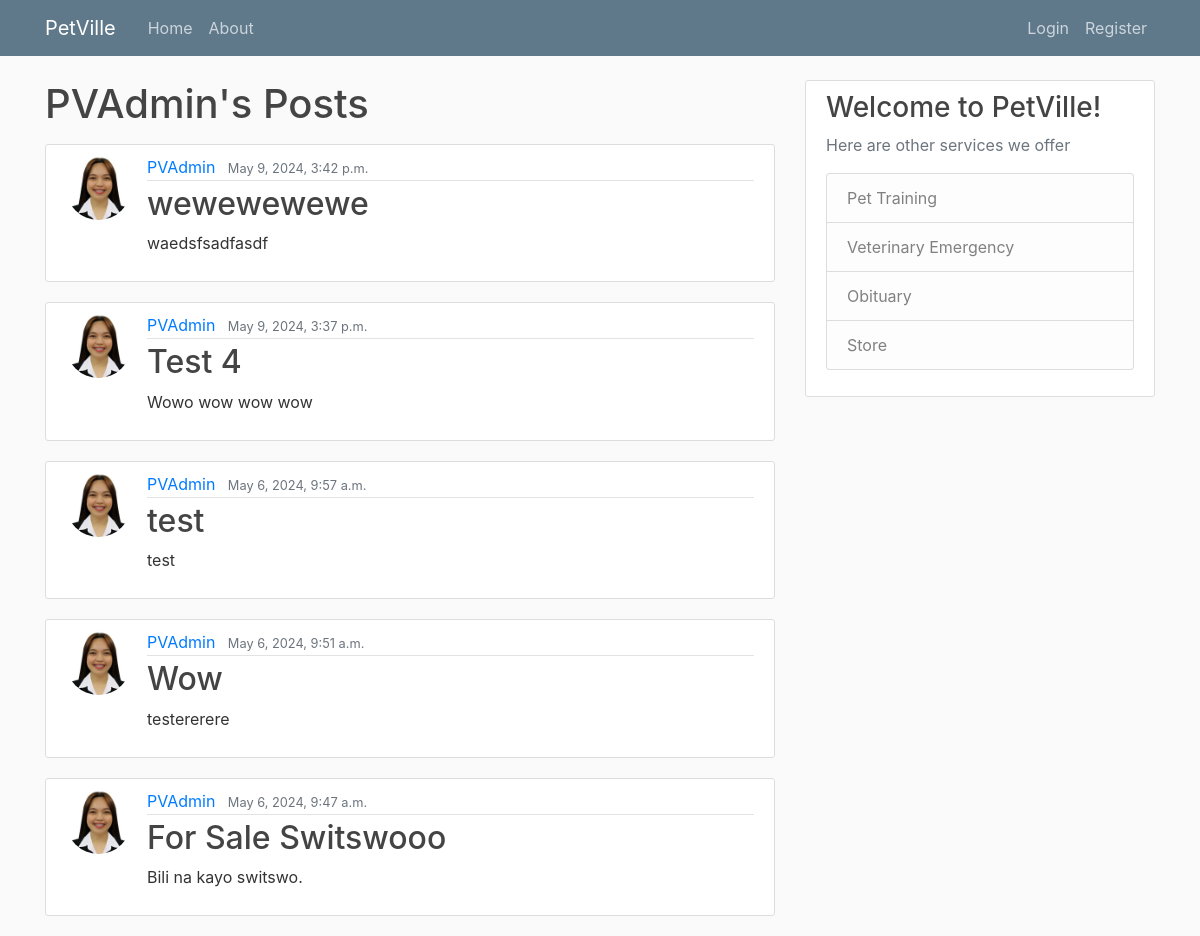
/user/PVAdmin, run on an earlier commit of the app's database.
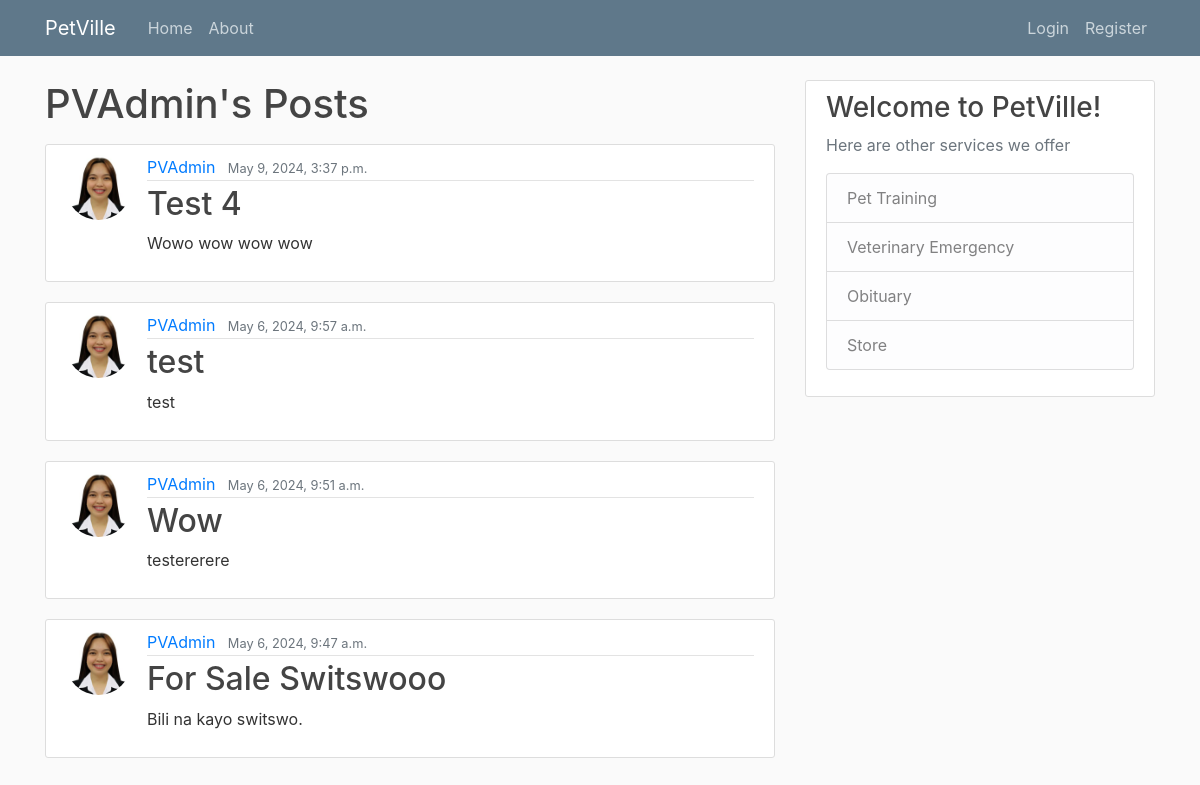
And on a later commit of the database.
### mainPage/models.py (models this page shows, shortened)
class Post(models.Model):
    title = models.CharField(max_length=100)
    content = models.TextField()
    date_posted = models.DateTimeField(default=timezone.now)
    author = models.ForeignKey(User, on_delete=models.CASCADE)

### users/models.py (models this page shows, shortened)
class Profile(models.Model):
    user = models.OneToOneField(User, on_delete=models.CASCADE)
    image = models.ImageField(default='default.jpg', upload_to='profile_pics')

### mainPage/views.py (the view)
# urls.py: path('user/<str:username>', UserPostListView.as_view(), name='user-posts'),
class UserPostListView(ListView):
    model = Post
    template_name = 'main/user_posts.html'
    context_object_name = 'posts'
    paginate_by = 5
    def get_queryset(self):
        user = get_object_or_404(User, username=self.kwargs.get('username'))
        return Post.objects.filter(author=user).order_by('-date_posted')

### mainPage/templates/main/user_posts.html (shortened to what this page needs)
{% extends "main/base.html" %}
{% block content %}
<h1 class="mb-3">{{ view.kwargs.username }}'s Posts</h1>
{% for post in posts %}
        <article class="media content-section">
            <img class="rounded-circle article-img" src="{{ post.author.profile.image.url}}">
            <div class="media-body">
            <div class="article-metadata">
                <a class="mr-2" href="{% url 'user-posts' post.author.username %}">{{ post.author }}</a>
                <small class="text-muted">{{ post.date_posted }}</small>
            </div>
            <h2><a class="article-title" href="{% url 'post-detail' post.id %}">{{ post.title }}</a></h2>
            <p class="article-content">{{ post.content }}</p>
            </div>
        </article>
    {% endfor %}
{% endblock content %}

What changed in the data, as far as the page shows it:
removed Post: author.profile.image (picture), author "PVAdmin", date_posted "May 9, 2024, 3:42 p.m.", title "wewewewewe", content "waedsfsadfasdf"
